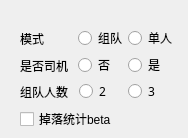
             <widget class="QWidget" name="_1_yuhun">
              <widget class="QLabel" name="label_driver">
               <property name="geometry">
                <rect>
                 <x>20</x>
                 <y>55</y>
                 <width>48</width>
                 <height>21</height>
                </rect>
               </property>
               <property name="font">
                <font>
                 <family>宋体</family>
                 <pointsize>9</pointsize>
                </font>
               </property>
               <property name="text">
                <string>是否司机</string>
               </property>
              </widget>
              <widget class="QRadioButton" name="button_driver_False">
               <property name="geometry">
                <rect>
                 <x>78</x>
                 <y>55</y>
                 <width>38</width>
                 <height>20</height>
                </rect>
               </property>
               <property name="font">
                <font>
                 <family>宋体</family>
                 <pointsize>9</pointsize>
                </font>
               </property>
               <property name="mouseTracking">
                <bool>true</bool>
               </property>
               <property name="text">
                <string>否</string>
               </property>
               <attribute name="buttonGroup">
                <string notr="true">buttonGroup_yuhun_driver</string>
               </attribute>
              </widget>
              <widget class="QRadioButton" name="button_driver_True">
               <property name="geometry">
                <rect>
                 <x>128</x>
                 <y>55</y>
                 <width>38</width>
                 <height>20</height>
                </rect>
               </property>
               <property name="font">
                <font>
                 <family>宋体</family>
                 <pointsize>9</pointsize>
                </font>
               </property>
               <property name="text">
                <string>是</string>
               </property>
               <attribute name="buttonGroup">
                <string notr="true">buttonGroup_yuhun_driver</string>
               </attribute>
              </widget>
              <widget class="QRadioButton" name="button_passengers_3">
               <property name="geometry">
                <rect>
                 <x>128</x>
                 <y>81</y>
                 <width>33</width>
                 <height>20</height>
                </rect>
               </property>
               <property name="font">
                <font>
                 <family>宋体</family>
                 <pointsize>9</pointsize>
                </font>
               </property>
               <property name="text">
                <string>3</string>
               </property>
               <attribute name="buttonGroup">
                <string notr="true">buttonGroup_yuhun_passengers</string>
               </attribute>
              </widget>
              <widget class="QRadioButton" name="button_passengers_2">
               <property name="geometry">
                <rect>
                 <x>79</x>
                 <y>81</y>
                 <width>33</width>
                 <height>20</height>
                </rect>
               </property>
               <property name="font">
                <font>
                 <family>宋体</family>
                 <pointsize>9</pointsize>
                </font>
               </property>
               <property name="text">
                <string>2</string>
               </property>
               <attribute name="buttonGroup">
                <string notr="true">buttonGroup_yuhun_passengers</string>
               </attribute>
              </widget>
              <widget class="QLabel" name="label_passengers">
               <property name="geometry">
                <rect>
                 <x>20</x>
                 <y>81</y>
                 <width>48</width>
                 <height>21</height>
                </rect>
               </property>
               <property name="font">
                <font>
                 <family>宋体</family>
                 <pointsize>9</pointsize>
                </font>
               </property>
               <property name="text">
                <string>组队人数</string>
               </property>
              </widget>
              <widget class="QCheckBox" name="button_yuhun_drop_statistics">
               <property name="geometry">
                <rect>
                 <x>20</x>
                 <y>109</y>
                 <width>100</width>
                 <height>20</height>
                </rect>
               </property>
               <property name="sizePolicy">
                <sizepolicy hsizetype="Fixed" vsizetype="Fixed">
                 <horstretch>0</horstretch>
                 <verstretch>0</verstretch>
                </sizepolicy>
               </property>
               <property name="minimumSize">
                <size>
                 <width>100</width>
                 <height>0</height>
                </size>
               </property>
               <property name="maximumSize">
                <size>
                 <width>100</width>
                 <height>16777215</height>
                </size>
               </property>
               <property name="text">
                <string>掉落统计beta</string>
               </property>
              </widget>
              <widget class="QRadioButton" name="button_mode_single">
               <property name="geometry">
                <rect>
                 <x>128</x>
                 <y>28</y>
                 <width>51</width>
                 <height>20</height>
                </rect>
               </property>
               <property name="font">
                <font>
                 <family>宋体</family>
                 <pointsize>9</pointsize>
                </font>
               </property>
               <property name="text">
                <string>单人</string>
               </property>
               <attribute name="buttonGroup">
                <string notr="true">buttonGroup_yuhun_mode</string>
               </attribute>
              </widget>
              <widget class="QRadioButton" name="button_mode_team">
               <property name="geometry">
                <rect>
                 <x>78</x>
                 <y>28</y>
                 <width>51</width>
                 <height>20</height>
                </rect>
               </property>
               <property name="font">
                <font>
                 <family>宋体</family>
                 <pointsize>9</pointsize>
                </font>
               </property>
               <property name="mouseTracking">
                <bool>true</bool>
               </property>
               <property name="text">
                <string>组队</string>
               </property>
               <attribute name="buttonGroup">
                <string notr="true">buttonGroup_yuhun_mode</string>
               </attribute>
              </widget>
              <widget class="QLabel" name="label_mode">
               <property name="geometry">
                <rect>
                 <x>20</x>
                 <y>28</y>
                 <width>48</width>
                 <height>21</height>
                </rect>
               </property>
               <property name="font">
                <font>
                 <family>宋体</family>
                 <pointsize>9</pointsize>
                </font>
               </property>
               <property name="text">
                <string>模式</string>
               </property>
              </widget>
             </widget>
